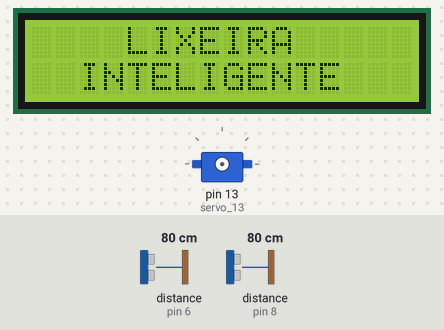
Recording of a sketch running on a simulated Arduino Uno, built with avr-gcc and run on an emulated ATmega328P. Parts: 16×2 character LCD, servo. The test bench sets the inputs (shaded band); at power-on: distance to the obstacle (sensors on pin 6, pin 8) 80 cm. The echo pulse lasts 58.3 µs per cm; what the sketch prints to the serial monitor is not drawn.

Above: at 0.1 s.
At 5.1 s:
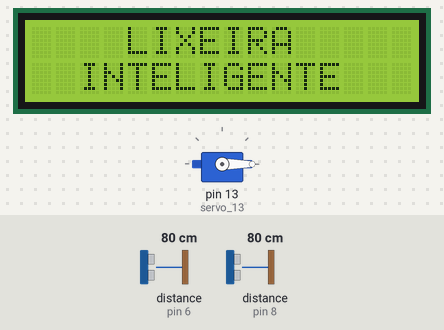
At 5.6 s:
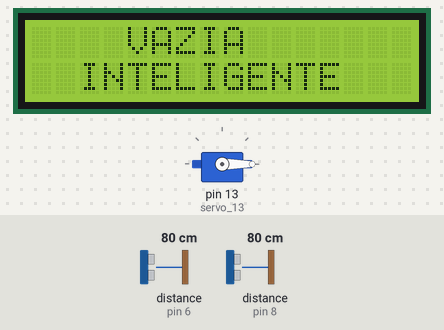
At 35.7 s:
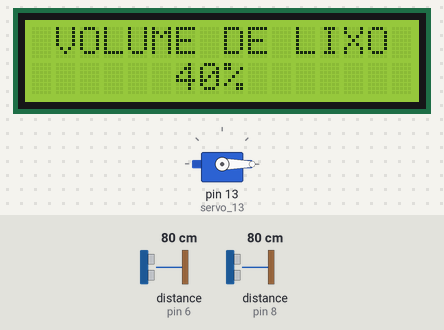
Timing chart, 0 to 37.2 s (numbered marks = the images above):
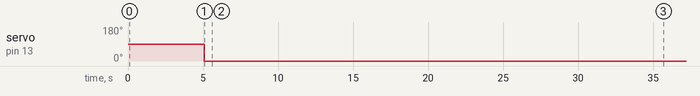

The sketch:

lixeira.ino
```cpp
#include <Servo.h>
#include <LiquidCrystal.h>


LiquidCrystal lcd(12, 11, 5, 4, 3, 2);

//variavies sensor 1
int SensorSaida1 = 7;
int SensorEntrada1 = 6;

float tempo1;
float distancia1;

//variavies sensor 2
int SensorSaida2 = 9;
int SensorEntrada2 = 8;

float tempo2;
float distancia2;

Servo servo_13;

void setup() {

    lcd.begin(16, 2);
    Serial.begin(9600);

    lcd.setCursor(0, 0);
    lcd.print("    LIXEIRA ");
    lcd.setCursor(0, 1);
    lcd.print("  INTELIGENTE ");
    delay(5000);

    servo_13.attach(13);


    pinMode(SensorSaida1, OUTPUT);
    digitalWrite(SensorSaida1, LOW);
    delayMicroseconds(500);

    pinMode(SensorEntrada1, INPUT);


    pinMode(SensorSaida2, OUTPUT);
    digitalWrite(SensorSaida2, LOW);
    delayMicroseconds(500);

    pinMode(SensorEntrada2, INPUT);


}

void loop() {

    digitalWrite(SensorSaida1, HIGH);
    delayMicroseconds(500);
    digitalWrite(SensorSaida1, LOW);

     tempo1 = pulseIn(SensorEntrada1, HIGH);
     distancia1 = tempo1 / 29.4 / 2;

    Serial.println("Distancia PESSOA");

    Serial.println(distancia1);

     if(distancia1 < 150){

          servo_13.write(0);

             delay(500);

      }else
      {
          servo_13.write(120);


      }

    digitalWrite(SensorSaida2, HIGH);
    delayMicroseconds(500);
    digitalWrite(SensorSaida2, LOW);

    tempo2 = pulseIn(SensorEntrada2, HIGH);
    distancia2 = tempo2 / 29.4 / 2;


      if(distancia2 >29){

    lcd.setCursor(0, 0);
    lcd.print("   LIXEIRA ");
    lcd.setCursor(1, 0);
    lcd.print("   VAZIA ");
      }
     delay (5000);

      if(distancia2 >25){

    lcd.setCursor(0, 0);
    lcd.print(" VOLUME DE LIXO");
    lcd.setCursor(0, 1);
    lcd.print("      90%     ");
      }
       delay (5000);
     if(distancia2 >22,4){

    lcd.setCursor(0, 0);
    lcd.print(" VOLUME DE LIXO");
    lcd.setCursor(0, 1);
    lcd.print("      80%     ");
      }
    delay (5000);
      if(distancia2 >19,6){

    lcd.setCursor(0, 0);
    lcd.print(" VOLUME DE LIXO");
    lcd.setCursor(0, 1);
    lcd.print("      70%     ");
      }
delay (5000);
      if(distancia2 >16,8){

    lcd.setCursor(0, 0);
    lcd.print(" VOLUME DE LIXO");
    lcd.setCursor(0, 1);
    lcd.print("      60%     ");
      }
    delay (5000);
      if(distancia2 >14){

    lcd.setCursor(0, 0);
    lcd.print(" VOLUME DE LIXO");
    lcd.setCursor(0, 1);
    lcd.print("      50%     ");
      }
 delay (5000);
      if(distancia2 >11,2){

    lcd.setCursor(0, 0);
    lcd.print(" VOLUME DE LIXO");
    lcd.setCursor(0, 1);
    lcd.print("      40%     ");
      }
 delay (5000);
      if(distancia2 >8,4){

    lcd.setCursor(0, 0);
   lcd.print(" VOLUME DE LIXO");
    lcd.setCursor(0, 1);
    lcd.print("      30%     ");
      }
   delay (5000);
        if(distancia2 >5,6){

    lcd.setCursor(0, 0);
    lcd.print(" VOLUME DE LIXO");
    lcd.setCursor(0, 1);
    lcd.print("      20%     ");
      }
 delay (5000);
     if(distancia2 >2,8 ){

    lcd.setCursor(0, 0);
    lcd.print(" VOLUME DE LIXO");
    lcd.setCursor(0, 1);
    lcd.print("      10%     ");
      }
delay (5000);


    Serial.println("Distancia FUNDO");
    Serial.println(distancia2);
    delay(2000);

}
```

Measured:
- by itself, servo on pin 13 (servo_13): 90° → 0° at 5.1 s
- what the display in image 2 shows lasts 5.0 s, from 5.6 s to 10.6 s
